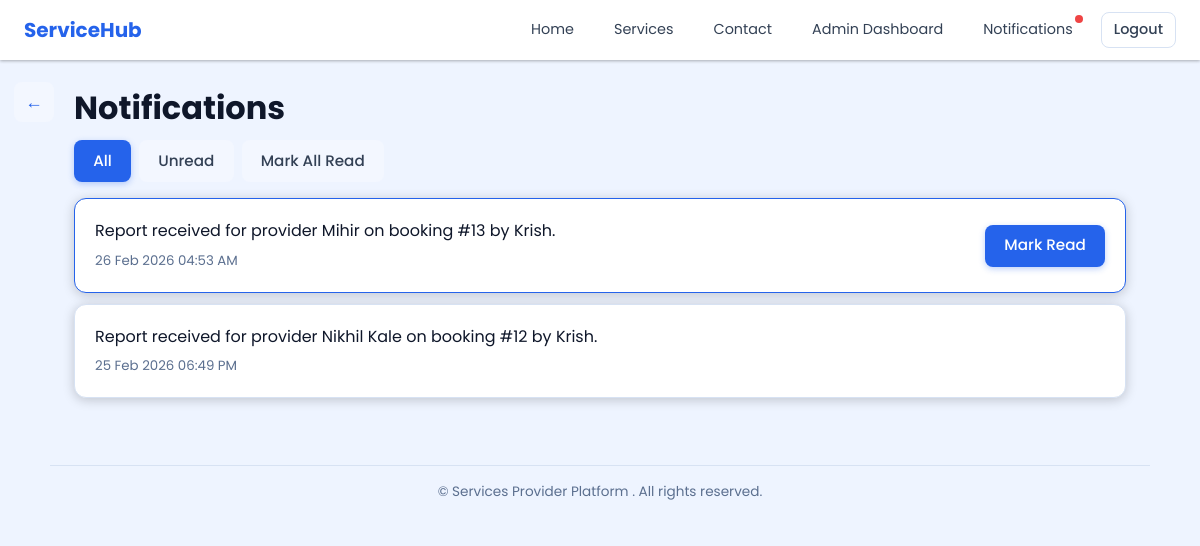
The page /notifications/ (signed in) on the database as committed earlier.
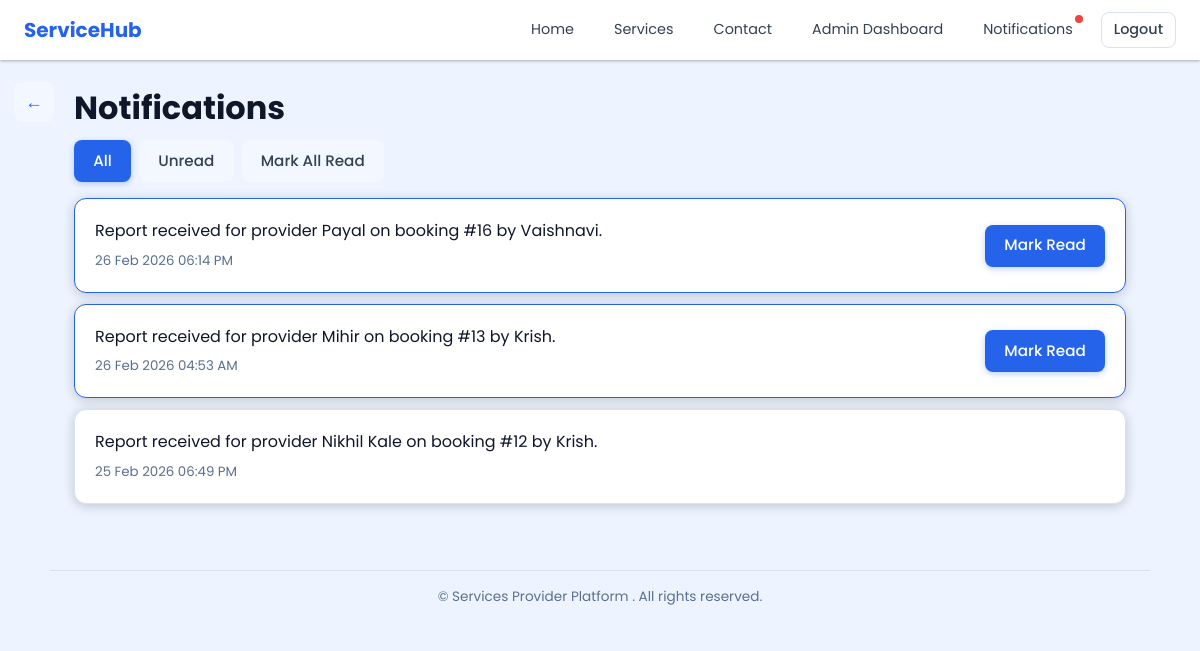
The same page on the database as committed later.
### notifications/models.py (models this page shows, shortened)
class Notification(models.Model):
    provider = models.ForeignKey(
        settings.AUTH_USER_MODEL,
        on_delete=models.CASCADE,
        related_name='provider_notifications',
        null=True,
        blank=True,
    )
    user = models.ForeignKey(
        settings.AUTH_USER_MODEL,
        on_delete=models.CASCADE,
        related_name='user_notifications',
        null=True,
        blank=True,
    )
    booking = models.ForeignKey(
        'booking.Booking',
        on_delete=models.CASCADE,
        null=True,
        blank=True
    )
    message = models.CharField(max_length=255)
    is_read = models.BooleanField(default=False)
    created_at = models.DateTimeField(auto_now_add=True)

### notifications/views.py (the view)
# urls.py: path('', views.notifications_center, name='notifications_center'),
@login_required
def notifications_center(request):
    notifications = Notification.objects.filter(
        user=request.user
    ) | Notification.objects.filter(provider=request.user)
    notifications = notifications.order_by('-created_at')
    unread_only = request.GET.get('tab') == 'unread'
    if unread_only:
        notifications = notifications.filter(is_read=False)
    return render(request, 'notifications/center.html', {
        'notifications': notifications,
        'tab': 'unread' if unread_only else 'all',
    })

### notifications/context_processors.py (called while the page is built)
def notification_badge(request):
    if not request.user.is_authenticated:
        return {'has_unread_notifications': False}
    has_unread = (
        Notification.objects.filter(user=request.user, is_read=False).exists()
        or Notification.objects.filter(provider=request.user, is_read=False).exists()
    )
    return {'has_unread_notifications': has_unread}

### notifications/templates/notifications/center.html (shortened to what this page needs)
{% load static %}
<!DOCTYPE html>
<html lang="en">
<head>
  <link rel="stylesheet" href="{% static 'css/styles.css' %}?v=20260224-6">
</head>
<body>
  {% include 'partials/header.html' %}
  <main class="container">
    <div class="page-heading">
      <a href="{% url 'home' %}" class="btn btn-secondary back-btn" aria-label="Back to Home" title="Back to Home">&larr;</a>
      <h1>Notifications</h1>
    </div>
    <div class="notification-tabs">
      <a href="{% url 'notifications_center' %}?tab=all" class="btn {% if tab == 'all' %}btn-primary{% else %}btn-secondary{% endif %}">All</a>
      <a href="{% url 'notifications_center' %}?tab=unread" class="btn {% if tab == 'unread' %}btn-primary{% else %}btn-secondary{% endif %}">Unread</a>
      <a href="{% url 'mark_all_notifications_read' %}" class="btn btn-secondary">Mark All Read</a>
    </div>
    {% for note in notifications %}
      <div class="card notification-card {% if not note.is_read %}notification-card-unread{% endif %}">
        <div class="card-body notification-row">
          <div>
            <p class="notification-message">{{ note.message }}</p>
            <small class="text-muted">{{ note.created_at|date:"d M Y h:i A" }}</small>
          </div>
          {% if not note.is_read %}
            <a href="{% url 'mark_notification_read' note.id %}" class="btn btn-primary">Mark Read</a>
          {% endif %}
        </div>
      </div>
    {% empty %}
      <p class="text-muted">No notifications.</p>
    {% endfor %}
  </main>
  {% include 'partials/footer.html' %}
</body>
</html>

Rows that differ between the two databases and show on the page:
added Notification: message "Report received for provider Payal on booking #16 by Vaishnavi.", created_at "26 Feb 2026 06:14 PM", is_read "Mark Read"
